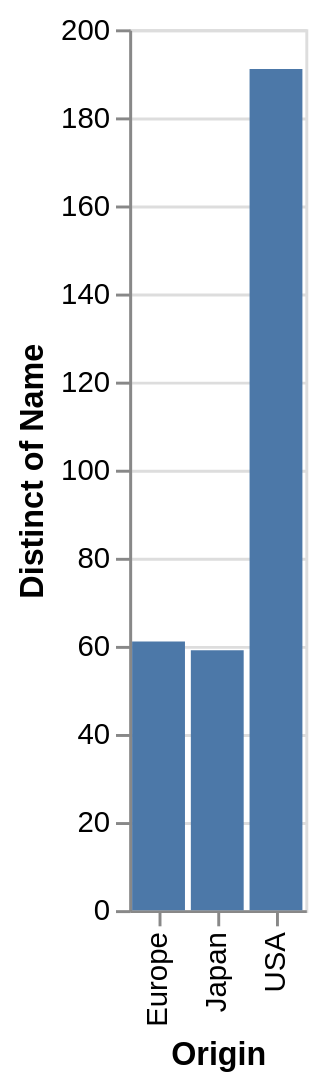

This figure's Vega-Lite source:
### Vega-Lite specification from a JSON file in a GitHub repository (floating-point values rounded to 4 significant figures; data arrays with more than 128 entries replaced by an {"elided": "..."} marker saying what was removed)
{"$schema": "https://vega.github.io/schema/vega-lite/v4.json", "data": {"values": {"elided": "406 records"}}, "mark": "bar", "encoding": {"x": {"field": "Origin"}, "y": {"aggregate": "distinct", "field": "Name"}}}
